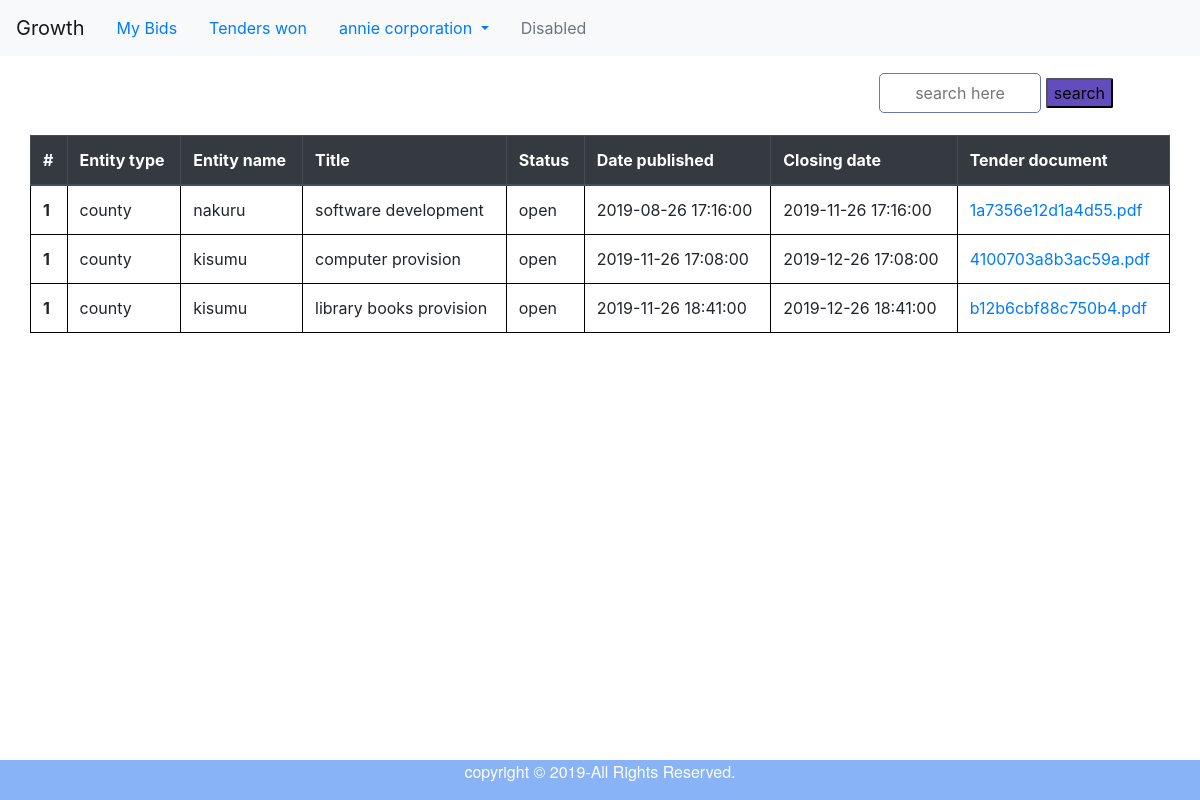
/supplier/supplier_home (signed in), run on the app's committed database.
### tenderingSystem/model.py (models this page shows, shortened)
class Company(FlaskSerializeMixin, db.Model):
    id = db.Column(db.INTEGER, primary_key=True, autoincrement=True)
    company_name = db.Column(db.String(100), nullable=False, unique=True)
    phone_number = db.Column(db.String(15), nullable=False)
    address = db.Column(db.String(100), nullable=False)
    company_type = db.Column(db.String(50), nullable=True)
    user = db.Column(db.INTEGER, db.ForeignKey("users.id"), nullable=False, unique=True)
    tender_publisher = db.relationship("Tenders", backref="publisher", lazy=True)
    bid_publisher = db.relationship("Bid", backref="bid_publisher", lazy=True)
    create_fields = update_fields = ['company_name', 'phone_number', 'address', 'company_type']

class Tenders(FlaskSerializeMixin, db.Model):
    id = db.Column(db.INTEGER, primary_key=True, autoincrement=True)
    entity_name = db.Column(db.String(50), nullable=False)
    entity_type = db.Column(db.String(30), nullable=False)
    title = db.Column(db.String(200), nullable=False, unique=True)
    status = db.Column(db.String(8), nullable=False)
    date_published = db.Column(db.DATETIME, default=datetime.utcnow(), nullable=False)
    date_closed = db.Column(db.DATETIME, nullable=False)
    tender_document = db.Column(db.String(100), nullable=False)
    company = db.Column(db.INTEGER, db.ForeignKey("company.id"))
    is_delete = db.Column(db.Boolean, default=False)
    bidTender = db.relationship('Bid', secondary=bidTender, lazy='dynamic',
                                backref=db.backref('tenders', lazy=True))
    create_fields = update_fields = ['entity_type', 'entity_name', 'title', 'status', 'date_published', 'date_closed']

### tenderingSystem/supplierRoutes.py (the view)
@app.route('/supplier/supplier_home', methods=["GET", "POST"])
@login_required
def supplier_home():
    tenders = Tenders.query.filter_by(is_delete=False, status="open").all()
    company = get_company_information()
    if company:
        return render_template('supplier/home.html', tenders=tenders, company_name=company.company_name)
    return render_template('supplier/home.html', tenders=tenders)

### tenderingSystem/helper_functions.py (called while the page is built)
def get_company_information():
    company = Company.query.filter_by(user=current_user.id).first()
    return company

### tenderingSystem/model.py (called while the page is built)
@login_manager.user_loader
def load_user(user_id):
    return Users.query.get(int(user_id))

### tenderingSystem/templates/supplier/home.html (shortened to what this page needs)
{% extends('supplier/layout.html') %}
{% block head %}
    {{ super() }}
    <link rel="stylesheet" type="text/css" href="{{ url_for('static', filename='css/supplier.css') }}">
    <link rel="stylesheet" href="//cdn.jsdelivr.net/chartist.js/latest/chartist.min.css">
{% endblock %}
{% block content %}
    <div class="container">
        <div class="search-bar">
            <form class="search">
                <input name="search-here" placeholder="search here" id="input">
                <button type="button" name="search" id="search_btn" onclick="javascript:getTender(document.getElementById('input').value)">search</button>
            </form>
        </div>
        <table class="table">
            <thead class="thead-dark">
                <tr class="table_name">
                    <th scope="col">#</th>
                    <th scope="col">Entity type</th>
                    <th scope="col">Entity name</th>
                    <th scope="col">Title</th>
                    <th scope="col">Status</th>
                    <th scope="col">Date published</th>
                    <th scope="col">Closing date</th>
                    <th scope="col">Tender document</th>
                </tr>
            </thead>
            <tbody>
                {% for tender in tenders %}
                    <tr>
                        <th scope="row">{{ 1 }}</th>
                        <td>{{ tender.entity_type }}</td>
                        <td>{{ tender.entity_name }}</td>
                        <td>{{ tender.title }}</td>
                        <td>{{ tender.status }}</td>
                        <td>{{ tender.date_published }}</td>
                        <td>{{ tender.date_closed }}</td>
                        <td><a href="{{ url_for('tender_document', tender_id=tender.id) }}">{{ tender.tender_document }}</a></td>
                    </tr>
                {% endfor %}
            </tbody>
        </table>
        <div class="footer">
            <div class="footer-bottom">
                <label>copyright &copy 2019-All Rights Reserved.</label>
            </div>
        </div>
    </div>
{% endblock %}

### tenderingSystem/templates/supplier/layout.html (shortened to what this page needs)
<!doctype html>
<html lang="en">
  <head>
  {% block head %}
    <link rel="stylesheet" href="https://stackpath.bootstrapcdn.com/bootstrap/4.3.1/css/bootstrap.min.css">
  {% endblock %}
  </head>
  <body>
    <nav class="navbar navbar-expand-lg navbar-light bg-light sticky-top">
      <a class="navbar-brand" href="{{ url_for('supplier_home') }}">Growth</a>
        <ul class="nav justify-content-end">
             <li class="nav-item active">
                <a class="nav-link" href="{{ url_for('my_bids') }}" >My Bids</a>
            </li>
            <li class="nav-item active">
                <a class="nav-link" href="#" >Tenders won</a>
            </li>
            <li class="nav-item dropdown">
                {% if company_name %}
                    <a class="nav-link dropdown-toggle" href="#" id="navbarDropdown" role="button" data-toggle="dropdown" aria-haspopup="true" aria-expanded="false">
                        {{ company_name }}
                    </a>
                {% else %}
                    <a class="nav-link dropdown-toggle" href="#" id="navbarDropdown" role="button" data-toggle="dropdown" aria-haspopup="true" aria-expanded="false">
                      Settings
                    </a>
                {% endif %}
            </li>
            <li class="nav-item">
                <a class="nav-link disabled" href="#" tabindex="-1" aria-disabled="true">Disabled</a>
            </li>
        </ul>
    </nav>
    <div class="container">
        {% block content %}
        {% endblock %}
    </div>
  </body>
</html>

### tenderingSystem/static/css/supplier.css (style rules this page uses)
.container { max-width: 100%; }
.search-bar { text-align: right; margin-right:5%; }
#search_btn { border-radius: 2px; text-align: center; margin-top: 2%; background-color: rgba(33, 0, 163,0.7); }
#input { width: 15%; height: 40px; border-radius: 5px; border: 1px solid rgba(102, 121, 176, 1); text-align: center; }
.table { border: 1px; margin-top: 2%; }
.footer-bottom { background: #88b3f7; color: #ffffff; height: 40px; text-align: center; }
.footer { font-family: "Helvetica Neue",Helvetica,Arial,sans-serif; width: 100%; position: absolute; bottom: 0px; left: 0px; padding-top: 10px; }
.table_name { color: powderblue; }
table, tr, td, th { border: 1px solid black; border-collapse: collapse; }

### data on the page
Company: company_name "annie corporation"
Tenders: id "1", entity_type "county", entity_name "nakuru", title "software development", status "open", date_published "2019-08-26 17:16:00", date_closed "2019-11-26 17:16:00", tender_document "1a7356e12d1a4d55.pdf"
Tenders: value "1", entity_type "county", entity_name "kisumu", title "computer provision", status "open", date_published "2019-11-26 17:08:00", date_closed "2019-12-26 17:08:00", tender_document "4100703a8b3ac59a.pdf"
Tenders: value "1", entity_type "county", entity_name "kisumu", title "library books provision", status "open", date_published "2019-11-26 18:41:00", date_closed "2019-12-26 18:41:00", tender_document "b12b6cbf88c750b4.pdf"
